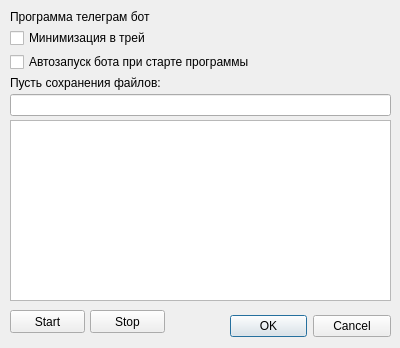
<?xml version="1.0" encoding="UTF-8"?>
<ui version="4.0">
 <class>Dialog</class>
 <widget class="QDialog" name="Dialog">
  <property name="geometry">
   <rect>
    <x>0</x>
    <y>0</y>
    <width>400</width>
    <height>348</height>
   </rect>
  </property>
  <property name="sizePolicy">
   <sizepolicy hsizetype="Fixed" vsizetype="Fixed">
    <horstretch>0</horstretch>
    <verstretch>0</verstretch>
   </sizepolicy>
  </property>
  <property name="windowTitle">
   <string>Бот</string>
  </property>
  <widget class="QDialogButtonBox" name="buttonBox">
   <property name="geometry">
    <rect>
     <x>230</x>
     <y>310</y>
     <width>161</width>
     <height>32</height>
    </rect>
   </property>
   <property name="orientation">
    <enum>Qt::Horizontal</enum>
   </property>
   <property name="standardButtons">
    <set>QDialogButtonBox::Cancel|QDialogButtonBox::Ok</set>
   </property>
  </widget>
  <widget class="QWidget" name="gridLayoutWidget">
   <property name="geometry">
    <rect>
     <x>10</x>
     <y>10</y>
     <width>381</width>
     <height>291</height>
    </rect>
   </property>
   <layout class="QGridLayout" name="gridLayout">
    <property name="spacing">
     <number>4</number>
    </property>
    <item row="4" column="0">
     <widget class="QLineEdit" name="pathLineEdit"/>
    </item>
    <item row="5" column="0">
     <widget class="QTextBrowser" name="logTextBrowser"/>
    </item>
    <item row="1" column="0">
     <widget class="QCheckBox" name="trayCeckBox">
      <property name="text">
       <string>Минимизация в трей</string>
      </property>
     </widget>
    </item>
    <item row="0" column="0">
     <widget class="QLabel" name="label">
      <property name="text">
       <string>Программа телеграм бот</string>
      </property>
     </widget>
    </item>
    <item row="2" column="0">
     <widget class="QCheckBox" name="autorunBotcheckBox">
      <property name="text">
       <string>Автозапуск бота при старте программы</string>
      </property>
     </widget>
    </item>
    <item row="3" column="0">
     <widget class="QLabel" name="label_2">
      <property name="text">
       <string>Пусть сохранения файлов:</string>
      </property>
     </widget>
    </item>
   </layout>
  </widget>
  <widget class="QPushButton" name="startBot">
   <property name="geometry">
    <rect>
     <x>10</x>
     <y>310</y>
     <width>75</width>
     <height>23</height>
    </rect>
   </property>
   <property name="text">
    <string>Start</string>
   </property>
  </widget>
  <widget class="QPushButton" name="stopBot">
   <property name="geometry">
    <rect>
     <x>90</x>
     <y>310</y>
     <width>75</width>
     <height>23</height>
    </rect>
   </property>
   <property name="text">
    <string>Stop</string>
   </property>
  </widget>
 </widget>
 <resources/>
 <connections>
  <connection>
   <sender>buttonBox</sender>
   <signal>accepted()</signal>
   <receiver>Dialog</receiver>
   <slot>accept()</slot>
   <hints>
    <hint type="sourcelabel">
     <x>248</x>
     <y>254</y>
    </hint>
    <hint type="destinationlabel">
     <x>157</x>
     <y>274</y>
    </hint>
   </hints>
  </connection>
  <connection>
   <sender>buttonBox</sender>
   <signal>rejected()</signal>
   <receiver>Dialog</receiver>
   <slot>reject()</slot>
   <hints>
    <hint type="sourcelabel">
     <x>316</x>
     <y>260</y>
    </hint>
    <hint type="destinationlabel">
     <x>286</x>
     <y>274</y>
    </hint>
   </hints>
  </connection>
 </connections>
</ui>
